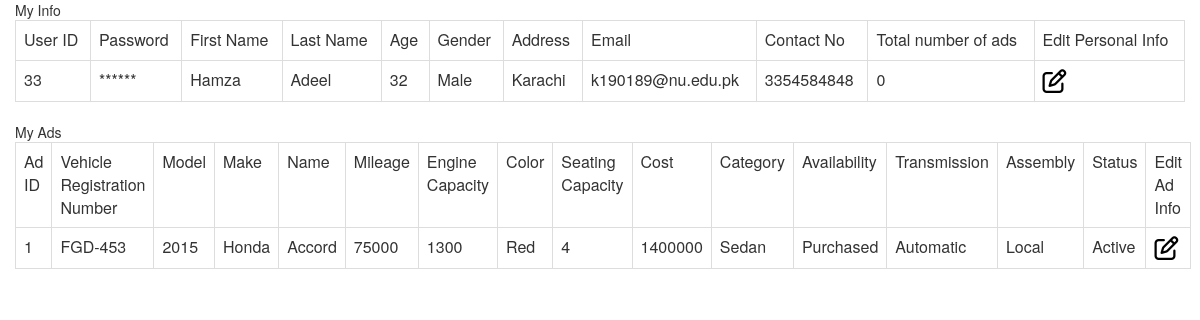
/UserView.php (signed in), run on the app's committed database.
### tables this page shows
CREATE TABLE `customer` (
  `id` int(11) NOT NULL,
  `f_name` text NOT NULL,
  `l_name` text NOT NULL,
  `password` text NOT NULL,
  `age` int(3) NOT NULL,
  `gender` text NOT NULL,
  `address` text NOT NULL,
  `email` text DEFAULT NULL,
  `ad_count` int(5) NOT NULL,
  `contact_no` bigint(11) NOT NULL,
  `warning` int(11) NOT NULL DEFAULT 0
);

CREATE TABLE `ad` (
  `ad_id` int(11) NOT NULL,
  `re_no` text NOT NULL,
  `model` int(11) NOT NULL,
  `make` text NOT NULL,
  `name` text NOT NULL,
  `mileage` int(11) NOT NULL,
  `engine_capacity` int(11) NOT NULL,
  `color` text NOT NULL,
  `seating_capacity` int(11) NOT NULL,
  `cost` float NOT NULL,
  `category` text NOT NULL,
  `availability` text NOT NULL,
  `transmission` text NOT NULL,
  `assembly` text NOT NULL,
  `ad_status` text NOT NULL,
  `owner_id` int(11) NOT NULL,
  `owner_contact_no` bigint(11) NOT NULL
);

### UserView.php (the view, shortened to what this page needs)
<?php
$conn = mysqli_connect("localhost","root","","se_project");
$myid = $_SESSION['id'];
$sql = "SELECT * from customer where id = '$myid'";
$result = $conn->query($sql);
$sqlv = "SELECT * from ad where owner_id='$myid'";
$resultv = $conn->query($sqlv);
?>
<!DOCTYPE html>
<html lang="en">
<head>
    <link rel="stylesheet" href="CSS/bootstrap.css"/>
    <link rel="stylesheet" href="https://cdnjs.cloudflare.com/ajax/libs/font-awesome/4.7.0/css/font-awesome.min.css">
</head>
<body class="bg-dark">
        <div class="container">
            <div class="row">
                <div class="col m-auto">
                    <div class="card mt-5">
                    <table class="table table-bordered">My Info
                            <tr>
                                <td> User ID </td>
                                <td> Password </td>
                                <td> First Name </td>
                                <td> Last Name </td>
                                <td> Age </td>
                                <td> Gender </td>
                                <td> Address </td>
                                <td> Email </td>
                                <td> Contact No</td>
                                <td> Total number of ads</td>
                                <td> Edit Personal Info </td>
                            </tr>
                            <?php
                                    while($row=mysqli_fetch_assoc($result))
                                    {
                                        $cID = $row['id'];
                                        $f_Name = $row['f_name'];
                                        $l_Name = $row['l_name'];
                                        $age = $row['age'];
                                        $gender = $row['gender'];
                                        $Con = $row['contact_no'];
                                        $Address = $row['address'];
                                        $Email = $row['email'];
                                        $Ad_count = $row['ad_count'];
                            ?>
                                    <tr>
                                        <td><?php echo $cID ?></td>
                                        <td>******</td>
                                        <td><?php echo $f_Name ?></td>
                                        <td><?php echo $l_Name ?></td>
                                        <td><?php echo $age ?></td>
                                        <td><?php echo $gender ?></td>
                                        <td><?php echo $Address ?></td>
                                        <td><?php echo $Email ?></td>
                                        <td><?php echo $Con ?></td>
                                        <td><?php echo $Ad_count ?></td>
                                        <td><a href="UserInfoUpdation.php?GetID=<?php echo $cID ?>"><body><i class="fa fa-pencil-square-o" style="font-size:24px;color:black"></i></body></a></td>
                                    </tr>
                            <?php
                                    }
                            ?>
                        </table>
                    </div>
                </div>
            </div>
        </div>
        <div class="container">
            <div class="row">
                <div class="col m-auto">
                    <div class="card mt-5">
                    <table class="table table-bordered">My Ads
                            <tr>
                                <td> Ad ID </td>
                                <td> Vehicle Registration Number </td>
                                <td> Model </td>
                                <td> Make </td>
                                <td> Name </td>
                                <td> Mileage </td>
                                <td> Engine Capacity </td>
                                <td> Color </td>
                                <td> Seating Capacity </td>
                                <td> Cost</td>
                                <td> Category</td>
                                <td> Availability</td>
                                <td> Transmission</td>
                                <td> Assembly</td>
                                <td> Status</td>
                                <td> Edit Ad Info</td>
                            </tr>
                            <?php
                                    while($rows=mysqli_fetch_assoc($resultv))
                                    {
                                        $ad_id = $rows['ad_id'];
                                        $registration = $rows['re_no'];
                                        $model = $rows['model'];
                                        $make = $rows['make'];
                                        $name = $rows['name'];
                                        $mileage = $rows['mileage'];
                                        $capacity = $rows['engine_capacity'];
                                        $color = $rows['color'];
                                        $seating = $rows['seating_capacity'];
                                        $cost = $rows['cost'];
                                        $category = $rows['category'];
                                        $availability = $rows['availability'];
                                        $transmission = $rows['transmission'];
                                        $assembly = $rows['assembly'];
                                        $ad_status = $rows['ad_status'];
                            ?>
                                    <tr>
                                        <td><?php echo $ad_id ?></td>
                                        <td><?php echo $registration ?></td>
                                        <td><?php echo $model ?></td>
                                        <td><?php echo $make ?></td>
                                        <td><?php echo $name ?></td>
                                        <td><?php echo $mileage ?></td>
                                        <td><?php echo $capacity ?></td>
                                        <td><?php echo $color ?></td>
                                        <td><?php echo $seating ?></td>
                                        <td><?php echo $cost ?></td>
                                        <td><?php echo $category ?></td>
                                        <td><?php echo $availability ?></td>
                                        <td><?php echo $transmission ?></td>
                                        <td><?php echo $assembly ?></td>
                                        <td><?php echo $ad_status ?></td>
                                        <td><a href="UserNewAdUpdation.php?GetID=<?php echo $ad_id ?>"><body><i class="fa fa-pencil-square-o" style="font-size:24px;color:black"></i></body></a></td>
                                    </tr>
                            <?php
                                    }
                            ?>
                        </table>
                    </div>
                </div>
            </div>
        </div>
</body>
</html>

### data on the page
customer: id "33", f_name "Hamza", l_name "Adeel", age "32", gender "Male", address "Karachi", email "k190189@nu.edu.pk", contact_no "3354584848", ad_count "0"
ad: ad_id "1", re_no "FGD-453", model "2015", make "Honda", name "Accord", mileage "75000", engine_capacity "1300", color "Red", seating_capacity "4", cost "1400000", category "Sedan", availability "Purchased", transmission "Automatic", assembly "Local", ad_status "Active"
